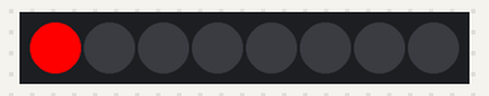
Bench run of a sketch on a simulated Arduino Uno, built with avr-gcc and run on an emulated ATmega328P. Parts: 8 RGB LEDs in strip order, left to right.

Above: at 0.05 s.
At 0.45 s:
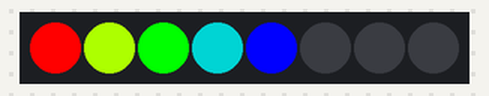
At 0.8 s:
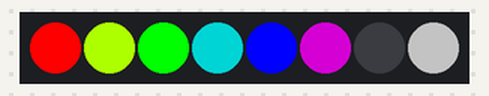
At 1.6 s:
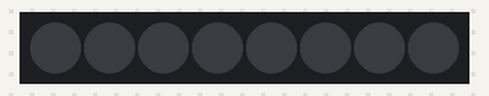
At 2.85 s:
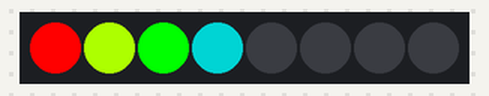
Timing chart, 0 to 40.0 s (numbered marks = the images above):
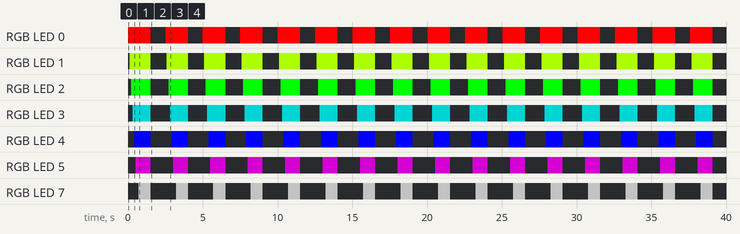

The sketch:

Neopixel_Example.ino
```cpp
#include <Adafruit_NeoPixel.h>
#define PIN 6
#define NUM_LEDS 8
// Parameter 1 = number of pixels in strip
// Parameter 2 = pin number (most are valid)
// Parameter 3 = pixel type flags, add together as needed:
//   NEO_KHZ800  800 KHz bitstream (most NeoPixel products w/WS2812 LEDs)
//   NEO_KHZ400  400 KHz (classic 'v1' (not v2) FLORA pixels, WS2811 drivers)
//   NEO_GRB     Pixels are wired for GRB bitstream (most NeoPixel products)
//   NEO_RGB     Pixels are wired for RGB bitstream (v1 FLORA pixels, not v2)
Adafruit_NeoPixel strip = Adafruit_NeoPixel(NUM_LEDS, PIN, NEO_GRB + NEO_KHZ800);

void setup() {
  strip.begin();
  strip.show(); // Initialize all pixels to 'off'
}

// *** REPLACE FROM HERE ***
void loop() {

      strip.setPixelColor(0, 255, 0, 0);
      strip.show();
      delay(100);
      strip.setPixelColor(1, 0255, 255, 0);
            strip.show();
      delay(100);
      strip.setPixelColor(2, 0, 255, 0);
            strip.show();
      delay(100);
      strip.setPixelColor(3, 0,128, 128);
            strip.show();
      delay(100);

      strip.setPixelColor(4, 0, 0, 255);
            strip.show();
      delay(100);
      strip.setPixelColor(5, 128, 0, 128);
            strip.show();
      delay(200);
      strip.setPixelColor(7, 90,90,90);
            strip.show();
      delay(800);

      for(int i=0; i<NUM_LEDS; i++){
        strip.setPixelColor(i, 0,0,0);
        strip.show();
      }

delay(1000);
}
```

Measured:
- by itself, RGB LED 0: alternates RGB(255, 0, 0) for 1.5 s and off for 1.0 s
- by itself, RGB LED 1: alternates RGB(173, 255, 0) for 1.4 s and off for 1.1 s
- by itself, RGB LED 2: alternates RGB(0, 255, 0) for 1.3 s and off for 1.2 s
- by itself, RGB LED 3: alternates RGB(0, 128, 128) for 1.2 s and off for 1.3 s
- by itself, RGB LED 4: alternates RGB(0, 0, 255) for 1.1 s and off for 1.4 s
- by itself, RGB LED 5: alternates RGB(128, 0, 128) for 1.0 s and off for 1.5 s
- by itself, RGB LED 7: alternates RGB(90, 90, 90) for 0.80 s and off for 1.7 s
